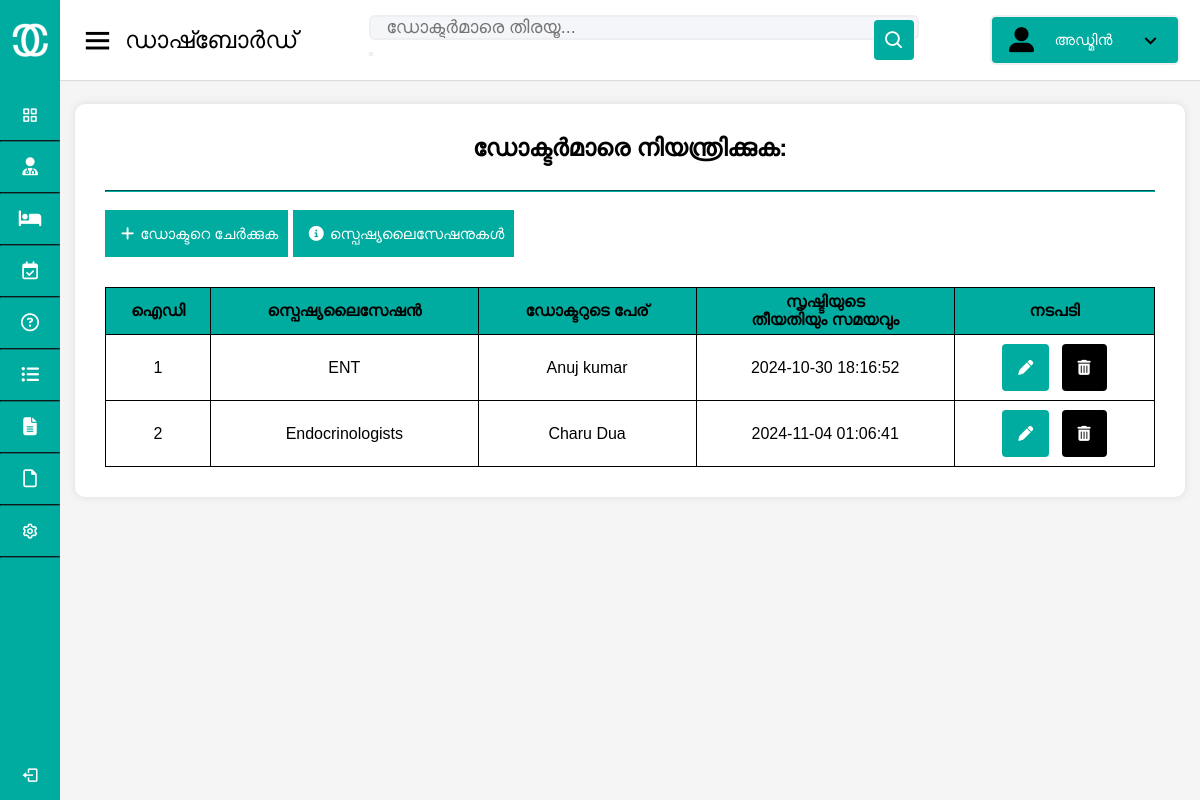
Page /lang/Admin/doctors.php on the earlier database version.
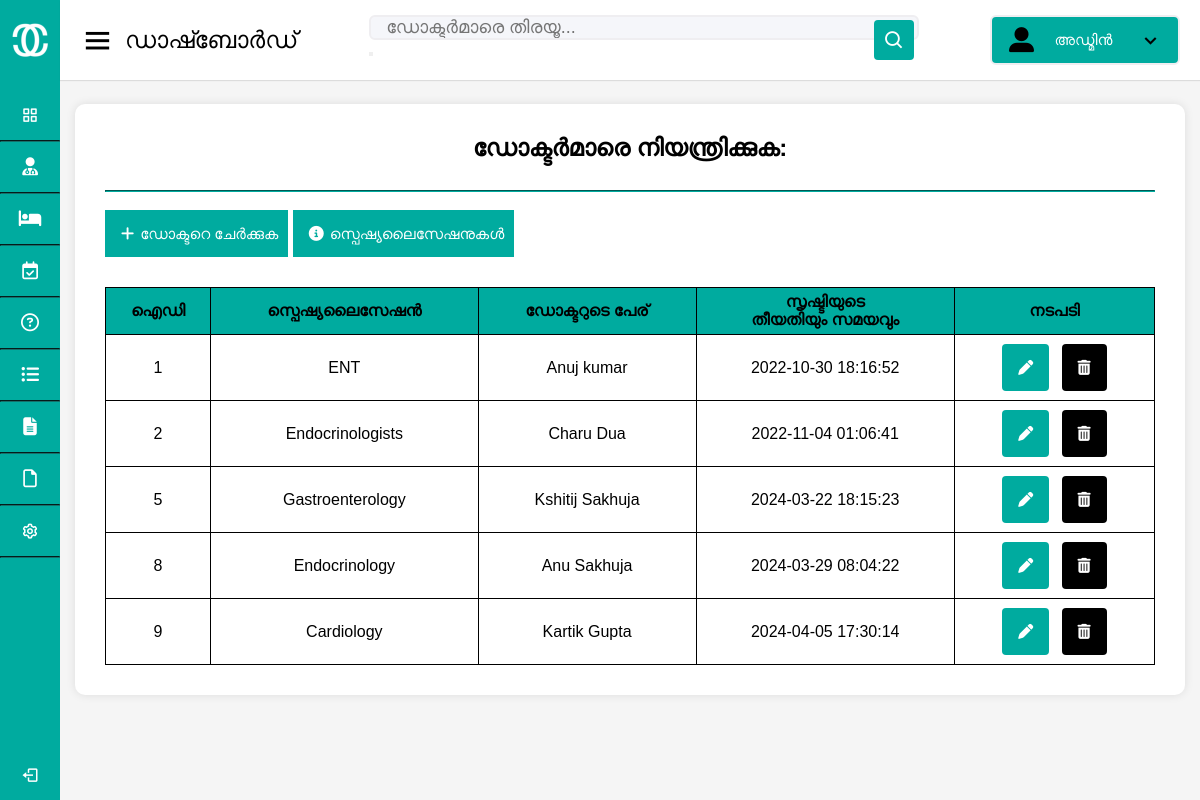
Same page on the later database version.
### tables this page shows
CREATE TABLE `doctors` (
  `id` int(11) NOT NULL,
  `specialization` varchar(255) DEFAULT NULL,
  `doctorName` varchar(255) DEFAULT NULL,
  `address` longtext DEFAULT NULL,
  `docFees` varchar(255) DEFAULT NULL,
  `contactno` bigint(11) DEFAULT NULL,
  `docEmail` varchar(255) DEFAULT NULL,
  `password` varchar(255) DEFAULT NULL,
  `creationDate` timestamp NULL DEFAULT current_timestamp(),
  `updationDate` timestamp NULL DEFAULT NULL ON UPDATE current_timestamp()
);

### lang/Admin/doctors.php (the view, shortened to what this page needs)
<!DOCTYPE html>
<html lang="en" dir="ltr">
  <head>
    <link rel="stylesheet" href="style.css" />
    <link href="https://unpkg.com/boxicons@2.0.7/css/boxicons.min.css" rel="stylesheet" />
  </head>
  <body onload="onload()">
    <div class="sidebar">
      <div class="logo-details">
        <img src="logo.png" alt="logo">
        <span class="logo_name">ക്യൂർക്കണെക്റ്റ്</span>
      </div>
      <ul class="nav-links">
        <li>
          <a href="index.html" >
            <i class="bx bx-grid-alt"></i>
            <span class="links_name">ഡാഷ്ബോർഡ്</span>
          </a>
        </li>
        <hr>
        <li>
          <a href="doctors.php">
            <i class="fa-solid fa-user-doctor"></i>
            <span class="links_name">ഡോക്ടർമാർ</span>
          </a>
          </li>
          <hr>
        <li>
          <a href="patients.php">
            <i class="fa-solid fa-bed"></i>
            <span class="links_name">രോഗികൾ</span>
          </a>
        </li>
        <hr>
        <li>
          <a href="appointments.php">
            <i class="fa-regular fa-calendar-check"></i>
            <span class="links_name">അപ്പോയിന്റ്മെന്റുകൾ</span>
          </a>
        </li>
        <hr>
        <li>
          <a href="queries.html">
            <i class="fa-regular fa-circle-question"></i>
            <span class="links_name">അന്വേഷണങ്ങൾ</span>
          </a>
        </li>
        <hr>
        <li>
          <a href="session-logs.html">
            <i class="fa-solid fa-list-ul"></i>
            <span class="links_name">സെഷൻ <br>ലോഗുകൾ</span>
          </a>
        </li>
        <hr>
        <li>
          <a href="report.html">
            <i class="fa-solid fa-file-lines"></i>
            <span class="links_name">റിപ്പോർട്ടുകൾ</span>
          </a>
        </li>
        <hr>
        <li>
          <a href="pages.html">
            <i class="fa-regular fa-file"></i>
            <span class="links_name">പേജുകൾ</span>
          </a>
        </li>
        <hr>
        <li>
          <a href="settings.html">
            <i class="bx bx-cog"></i>
            <span class="links_name">സെറ്റിംഗ്സ്</span>
          </a>
        </li>
        <hr>
        <li class="log_out">
          <a href="logout.php">
            <i class="bx bx-log-out"></i>
            <span class="links_name">ലോഗ് ഔട്ട്</span>
          </a>
        </li>
      </ul>
    </div>
    <section class="home-section">
      <nav>
        <div class="sidebar-button">
          <i class="bx bx-menu sidebarBtn"></i>
          <span class="dashboard">ഡാഷ്ബോർഡ്</span>
        </div>
        <div class="search-box">
          <form action="#" method="post">
            <input type="text" id="doct_search" name="doct_search" placeholder="ഡോക്ടർമാരെ തിരയൂ..." />
            <button type="submit" name="submit_search"><i class="bx bx-search"></i></button>
          </form>
        </div>
        <button class="profile-details dropbtn dropdown" onclick="toggleDropdown()">
          <i class="fa-solid fa-user-large"></i>
          <span class="admin_name">അഡ്മിൻ</span>
          <i class="bx bx-chevron-down"></i>
        </button>
      </nav>
      <div class="home-content">
              <div class="main ">
                <div class="main-head">
<div id="results">
  <div class = 'searchresults'>
    <h1><center>ഡോക്ടർമാരെ നിയന്ത്രിക്കുക:</center><br><hr></h1><br>
    <a href="add-doctor.html"><button><i class="fa-solid fa-plus"></i>ഡോക്ടറെ ചേർക്കുക</button></a>
            <a href="specializations.html"><button><i class="fa-solid fa-circle-info"></i>സ്പെഷ്യലൈസേഷനുകൾ </button></a>
            <?php
      $servername = "localhost";
      $username = "root";
      $password = "";
      $dbname = "hms";
      $conn = new mysqli($servername, $username, $password, $dbname);
      if (isset($_POST['doct_search'])) {
          $doctor = $_POST['doct_search'];
          $sql = "SELECT * FROM doctors WHERE doctorName LIKE '%$doctor%'";
      } else {
          $sql = "SELECT * FROM doctors";
      }
      $result = $conn->query($sql);
      echo '<table>
              <tr>
                <th>ഐഡി</th>
                <th>സ്പെഷ്യലൈസേഷൻ</th>
                <th>ഡോക്ടറുടെ പേര്</th>
                <th>സൃഷ്ടിയുടെ <br>തീയതിയും സമയവും</th>
                <th>നടപടി</th>
              </tr>';
        if ($result->num_rows > 0) {
          while ($row = $result->fetch_assoc()) {
            echo '<tr>
                      <td>' . $row["id"] . '</td>
                      <td>' . $row["specialization"] . '</td>
                      <td>' . $row["doctorName"] . '</td>
                      <td>' . $row["creationDate"] . '</td>
                      <td>
                          <button class="edit"><i class="fas fa-pen"></i></button>
                          <button class="delete"><i class="fas fa-trash-alt"></i></button>
                      </td>
                    </tr>';
          }
        } else {
          echo "<tr><td colspan='4'>No results found</td></tr>";
        }
        echo '</table>';
      ?>
  </div>
              </div>
              </div>
  </body>
</html>

Differences in the rows shown:
changed doctors "ENT": creationDate "2024-10-30 18:16:52" → "2022-10-30 18:16:52"
changed doctors "Endocrinologists": creationDate "2024-11-04 01:06:41" → "2022-11-04 01:06:41"
added doctors: id "5", specialization "Gastroenterology", doctorName "Kshitij Sakhuja", creationDate "2024-03-22 18:15:23"
added doctors: id "8", specialization "Endocrinology", doctorName "Anu Sakhuja", creationDate "2024-03-29 08:04:22"
added doctors: id "9", specialization "Cardiology", doctorName "Kartik Gupta", creationDate "2024-04-05 17:30:14"
